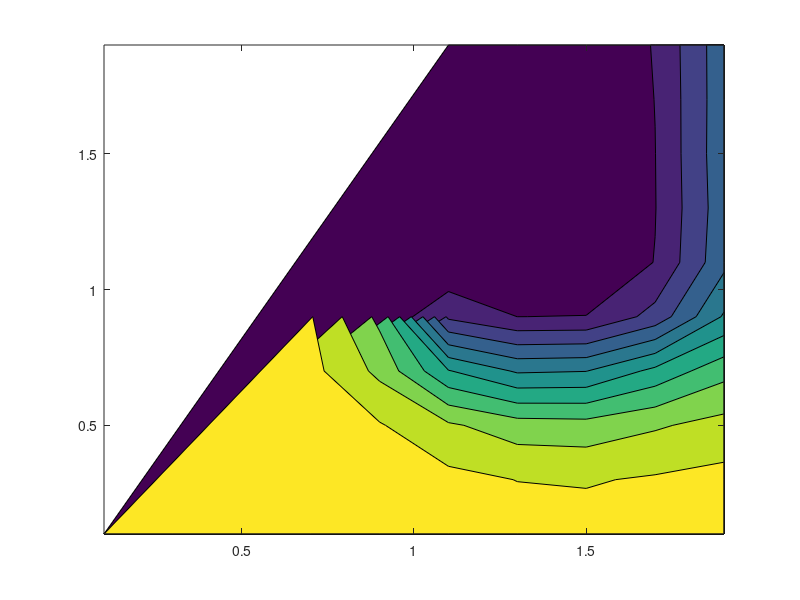

The MATLAB source for this figure: (Note: this script raises an error after producing the figure.)
clc;
clear;

%dividing by 1.77 for each time refinment of the mesh, makes it look good
load('roomSimulation-AllTheVariables-Res0.2.mat');
h1 = h2scores;

figure(1);
contourf(senXPos,senYPos,h1');
contourcbar;  

load('roomSimulation-AllTheVariables-Res0.1.mat');
h2 = h2scores;
figure(2);
contourf(senXPos,senYPos,h2');
contourcbar;  

load('roomSimulation-AllTheVariables-Res0.05.mat');
h3 = h2scores;
figure(3);
contourf(senXPos,senYPos,h3');
contourcbar;  




% sum = 0;
% for i = 1:size(h2scores,1)
%     for j = 1:size(h2scores,2)
%          if (~isnan(h2scores(i,j)))
%             sum = sum +  h2scores(i,j)^2;
%          end
%     end
% end
% h1= h1/sqrt(sum);
